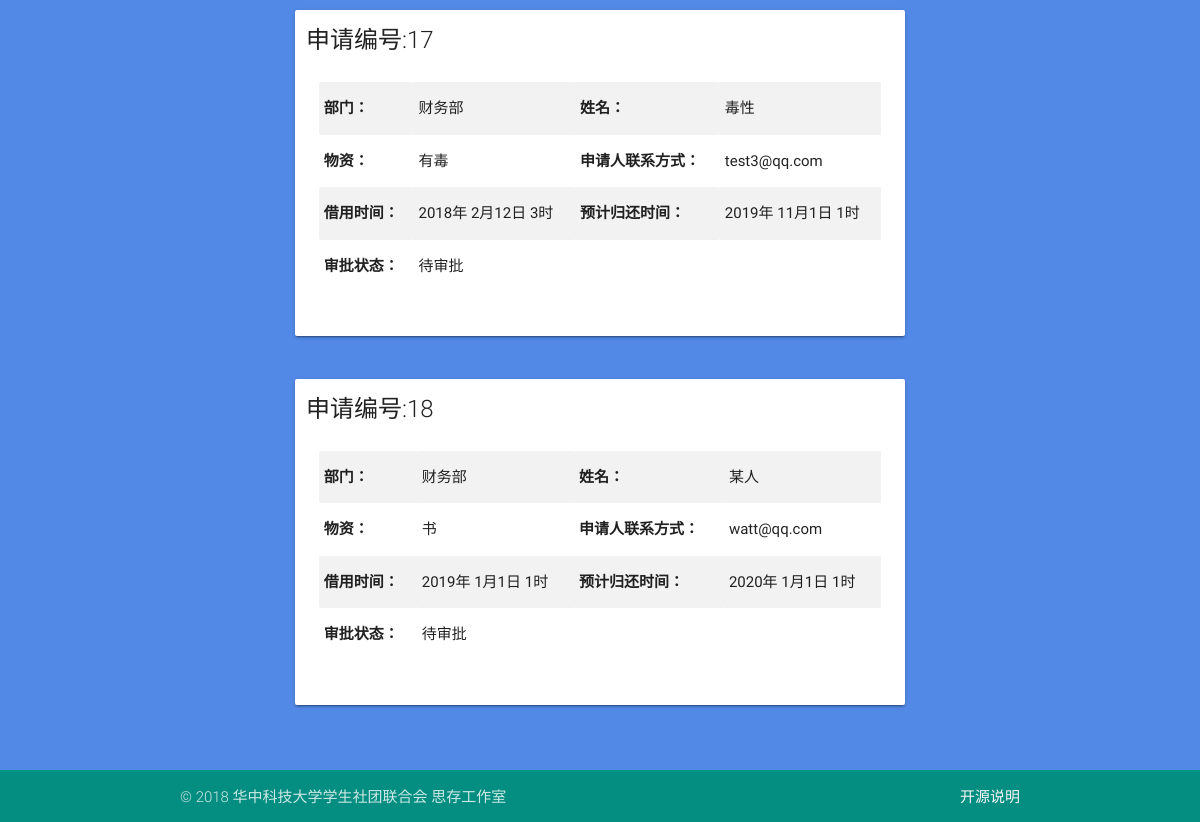
Page /records/ (lower part) on the earlier database version.
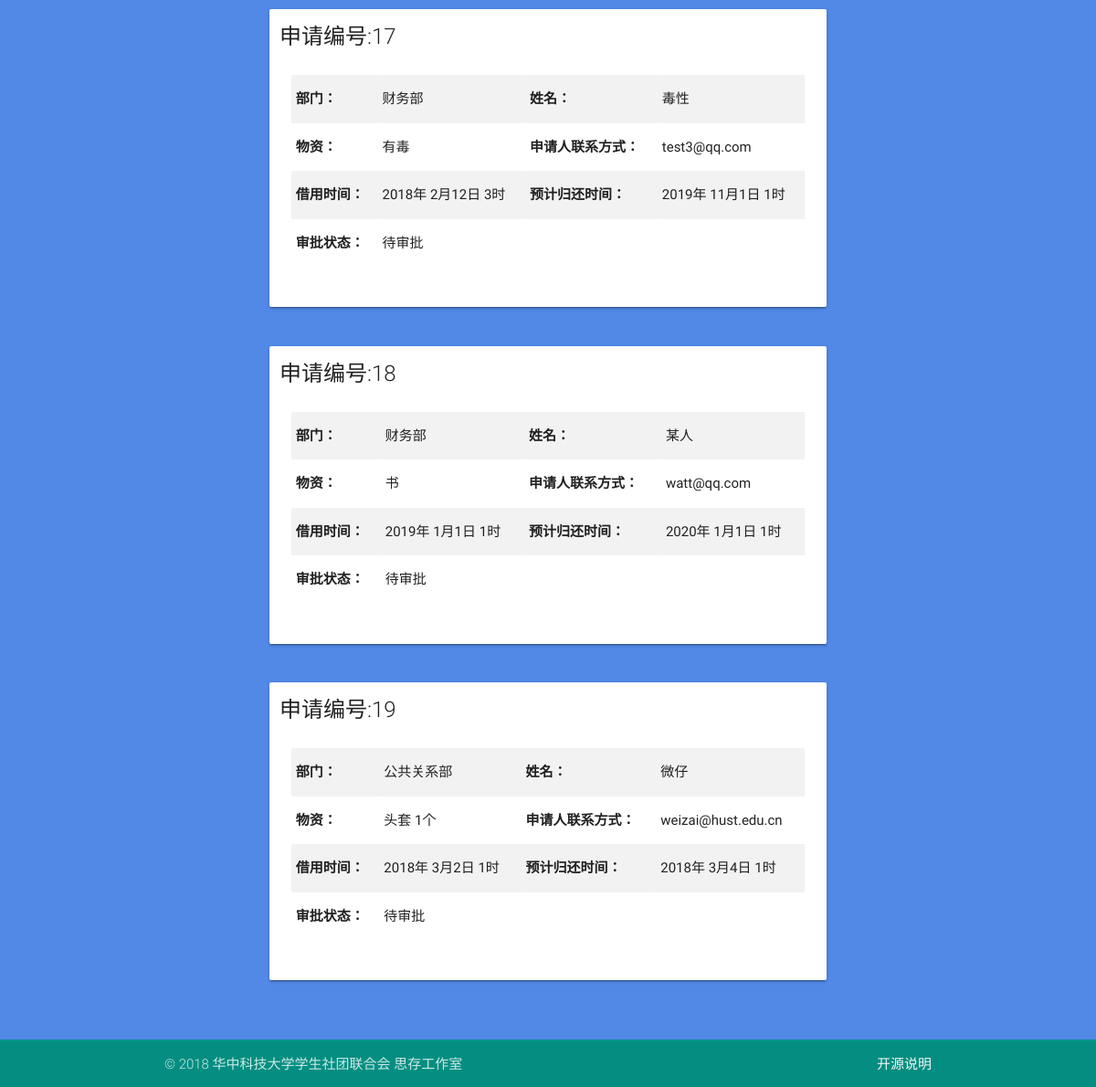
Same page on the later database version.
### tables this page shows
CREATE TABLE MATERIAL
       (ID  INTEGER    PRIMARY KEY     AUTOINCREMENT,
       DEP     TEXT    NOT NULL,
       NAME    TEXT    NOT NULL,
       MATERIAL TEXT   NOT NULL,
       CONTACT TEXT    NOT NULL,
       STARTYEAR   INT    NOT NULL,
       STARTMONTH   INT    NOT NULL,
       STARTDAY   INT    NOT NULL,
       STARTHOUR   INT    NOT NULL,
       ENDINGYEAR  TEXT    NOT NULL,
       ENDINGMONTH  TEXT    NOT NULL,
       ENDINGDAY  TEXT    NOT NULL,
       ENDINGHOUR  TEXT    NOT NULL,
       STATUS  INTEGER NOT NULL,
       ADMIN   TEXT );

### app.py (the view)
@app.route('/records/')
def records():
    results = get_records('material',expire_date().year, expire_date().month)
    num = len(results)
    return render_template('records.html', msgs = results, num = num)

### app.py (called while the page is built)
def expire_date():
    a_month = timedelta(days=31)
    expire_date = date.today() - a_month
    return expire_date

def get_records(tablename, year, month):
    with sqlite3.connect(DATABASE) as database:
        c = database.cursor()
        cursor = c.execute('select * from %s where endingyear >= %d and endingmonth >= %d;'% (tablename, year, month))
        records = cursor.fetchall()
        return records

### templates/records.html (shortened to what this page needs)
{% extends "base.html" %}
{% block content %}
<div class="container">
{% for i in range(0,num)  %}
<div class="container">
<div class="row">
<div class="card col s12">
      <div class="card-title" style="margin-top:0.5em;">  申请编号:{{ msgs[i][0] }}
          </div>
      <div class="card-content">
      	<div class="row">
      		<table class="striped col s12">
            <tr>
              <th>部门：</th><td> {{ msgs[i][1] }}</td>
              <th>姓名：</th><td> {{ msgs[i][2] }}</td>
            </tr>
            <tr>
      				<th>物资：</th><td> {{ msgs[i][3] }} </td>
              <th>申请人联系方式：</th><td> {{ msgs[i][4] }} </td>
      			</tr>
            <tr>
      				<th>借用时间：</th><td> {{ msgs[i][5] }}年 {{ msgs[i][6] }}月{{ msgs[i][7] }}日  {{ msgs[i][8] }}时 </td>
      				<th>预计归还时间：</th><td> {{ msgs[i][9] }}年 {{ msgs[i][10] }}月{{ msgs[i][11] }}日  {{ msgs[i][12] }}时 </td>
      			</tr>
            <tr>
              <th>审批状态：</th>
              {% if msgs[i][13] == 0 %}
              <td> 待审批 </td>
              {% elif msgs[i][13] == 1 %}
              <td> 申请通过 </td>
              {% elif msgs[i][13] == 2 %}
              <td> 申请拒绝 </td>
              {% endif %}
                          </tr>
      		</table>
      	</div>
      </div>
      </div>
</div>
</div>
{% endfor %}
</div>
{% endblock %}

### templates/base.html (shortened to what this page needs)
<!DOCTYPE html>
<html>
<head>
		<link href="{{ url_for('static', filename='css/google_material_icons.css') }}" rel="stylesheet">
		<link type="text/css" rel="stylesheet" href="{{ url_for('static', filename='css/materialize.css') }}"  media="screen,projection"/>
        <link href="{{ url_for('static', filename='css/freetimechecker.css') }}" rel="stylesheet">
        <link href="{{ url_for('static',filename='css/footer_hack.css') }}" rel="stylesheet">
</head>
<body>
		<main >
    <div id="content">{% block content %}{% endblock %}
		</div>
	</main>
  <footer class="page-footer teal">
        <div class="footer-copyright">
            <div class="container">
              © 2018 华中科技大学学生社团联合会  思存工作室
            <a class="grey-text text-lighten-4 right" href="{{ url_for('opensource_info') }}">开源说明</a>
            </div>
         </div>
    </footer>
		<link rel="stylesheet" href="{{ url_for('static', filename='css/toastr.css') }}">
</body>
</html>

### static/css/footer_hack.css (style rules this page uses)
body { display: flex; min-height: 100vh; flex-direction: column; }
main { flex: 1 0 auto; }
footer.page-footer { margin-top: 2rem; padding-top: 2px; }

### templates/base.html (style rules this page uses)
body { background-image:url(/static/img/material-design-color-background.png); background-size: cover; }

Differences in the rows shown:
added MATERIAL: ID "19", DEP "公共关系部", NAME "微仔", MATERIAL "头套 1个", CONTACT "weizai@hust.edu.cn", STARTYEAR "2018", STARTMONTH "3", STARTDAY "2", STARTHOUR "1", ENDINGYEAR "2018", ENDINGMONTH "3", ENDINGDAY "4", ENDINGHOUR "1"
Other differences:
new list line: "申请编号: 部门： 姓名： 物资： 申请人联系方式： 借用时间： 年 月 日 时 预计归还时间： 年 月 日 时 审批状态： 待审批"
